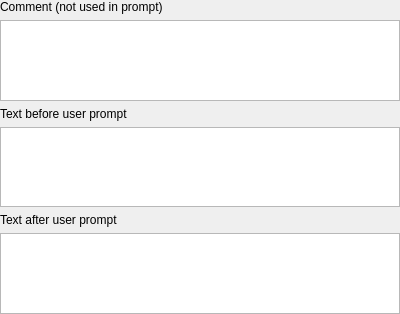
<?xml version="1.0" encoding="UTF-8"?>
<ui version="4.0">
 <class>DecoratorPromptWidget</class>
 <widget class="QWidget" name="DecoratorPromptWidget">
  <property name="geometry">
   <rect>
    <x>0</x>
    <y>0</y>
    <width>400</width>
    <height>314</height>
   </rect>
  </property>
  <property name="windowTitle">
   <string>Form</string>
  </property>
  <layout class="QVBoxLayout" name="verticalLayout">
   <property name="leftMargin">
    <number>0</number>
   </property>
   <property name="topMargin">
    <number>0</number>
   </property>
   <property name="rightMargin">
    <number>0</number>
   </property>
   <property name="bottomMargin">
    <number>0</number>
   </property>
   <item>
    <widget class="QLabel" name="label_3">
     <property name="text">
      <string>Comment (not used in prompt)</string>
     </property>
    </widget>
   </item>
   <item>
    <widget class="QPlainTextEdit" name="edtComment"/>
   </item>
   <item>
    <widget class="QLabel" name="label">
     <property name="text">
      <string>Text before user prompt</string>
     </property>
    </widget>
   </item>
   <item>
    <widget class="QPlainTextEdit" name="edtBefore"/>
   </item>
   <item>
    <widget class="QLabel" name="label_2">
     <property name="text">
      <string>Text after user prompt</string>
     </property>
    </widget>
   </item>
   <item>
    <widget class="QPlainTextEdit" name="edtAfter"/>
   </item>
  </layout>
 </widget>
 <resources/>
 <connections/>
</ui>
